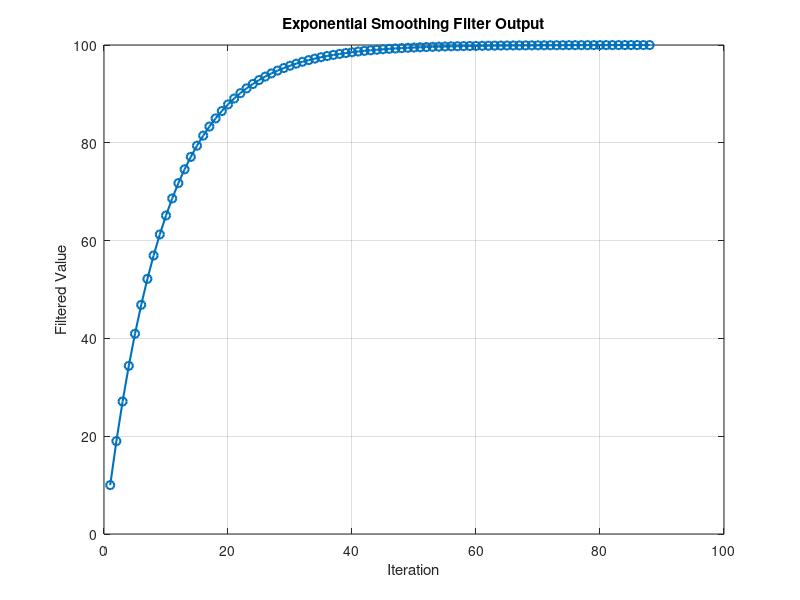

Write the MATLAB code that produced this figure.
% Initialize variables
filtered_value = 0.0;  % Initial value (e.g., initial speed or brightness)
target_value = 100.0;  % Desired target value (e.g., maximum speed or brightness)
alpha = 0.1;  % Smoothing factor (0 < alpha ≤ 1)
tolerance = 0.01;  % Tolerance for stopping the iteration

% Initialize array to store values
filtered_values = [];  % Array to store filtered values over time
iteration = 0;  % Initialize iteration counter

% Iterate until the value reaches close to the target
while abs(target_value - filtered_value) > tolerance
    % Apply exponential smoothing
    filtered_value = alpha * target_value + (1 - alpha) * filtered_value;
    
    % Store the filtered value for plotting
    filtered_values = [filtered_values, filtered_value];  % Append the new value to the array
    
    % Increment iteration count
    iteration = iteration + 1;
end

% Plot the results
figure; % Open a new figure window
plot(1:iteration, filtered_values, '-o', 'LineWidth', 1.5);
xlabel('Iteration');
ylabel('Filtered Value');
title('Exponential Smoothing Filter Output');
grid on;
